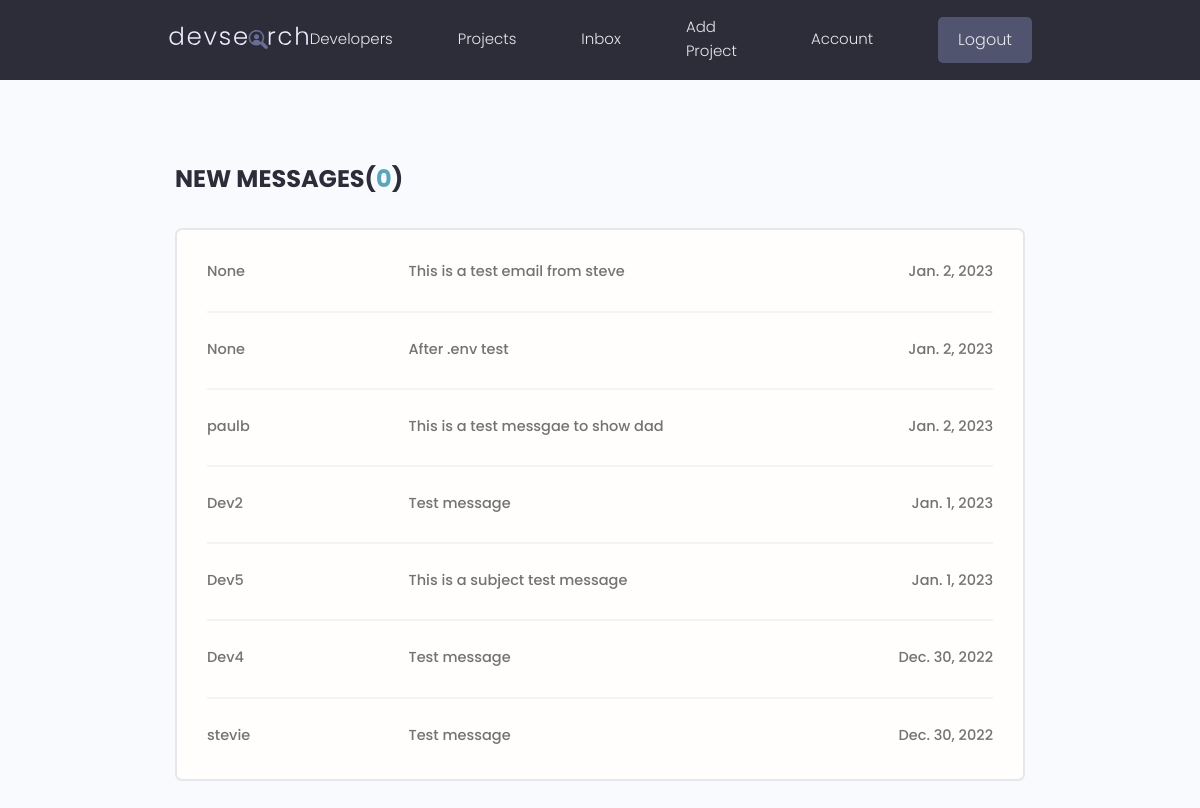
Page /inbox/ (signed in) on the earlier database version.
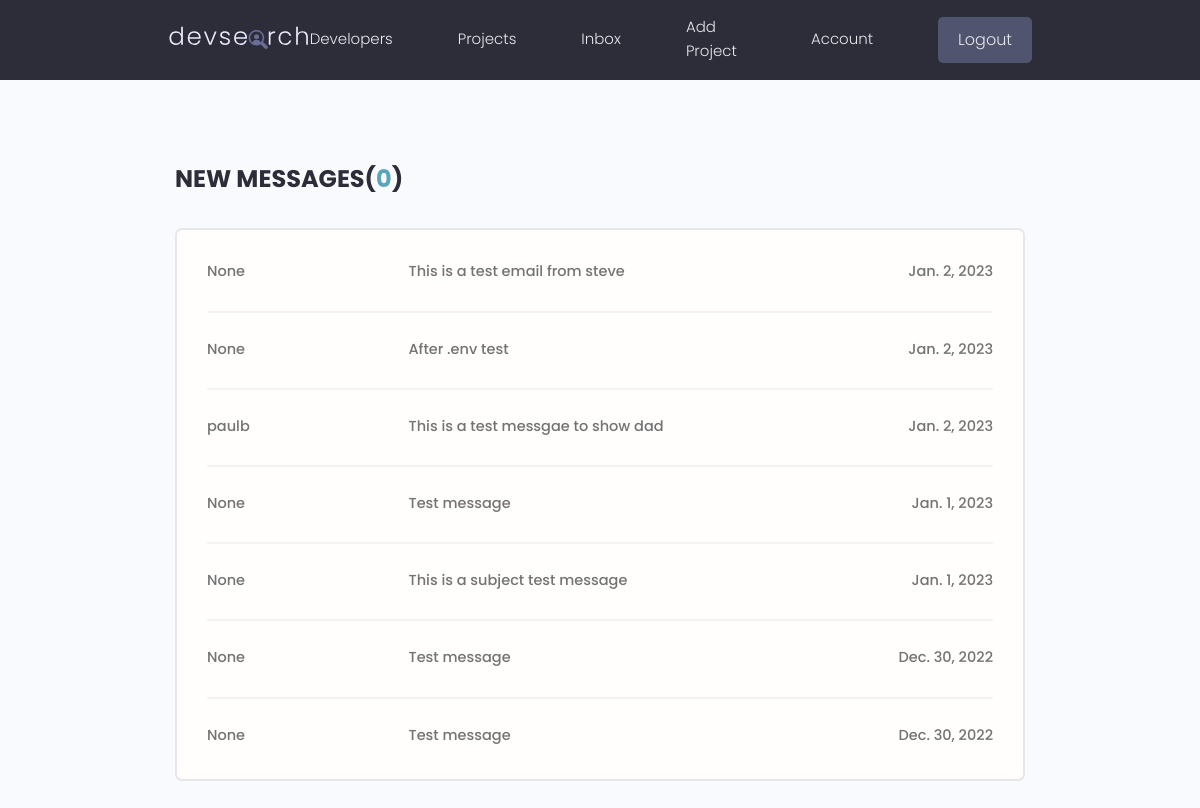
Same page on the later database version.
### users/models.py (models this page shows, shortened)
class Message(models.Model):
    sender = models.ForeignKey(Profile, null=True, blank=True, on_delete=models.SET_NULL)
    recipient = models.ForeignKey(Profile, null=True, blank=True, on_delete=models.SET_NULL, related_name="messages")
    name = models.CharField(max_length=200, null=True, blank=True)
    email = models.EmailField(max_length=200, null=True, blank=True)
    subject = models.CharField(max_length=200, null=True, blank=True)
    body = models.TextField()
    created = models.DateField(auto_now_add=True)
    is_read = models.BooleanField(default=False)
    id  = models.UUIDField(default=uuid.uuid4, unique=True, primary_key=True, editable=False)
    class Meta:
        ordering = ['is_read', '-created']

class Profile(models.Model):
    user = models.OneToOneField(User, on_delete=models.CASCADE, null=True, blank=True )
    first_name = models.CharField(max_length=100)
    last_name = models.CharField(max_length=100)
    username = models.CharField(max_length=80, null=True, blank=True)
    email = models.EmailField(max_length=80, null=True, blank=True)
    city = models.CharField(max_length=100)
    country = models.CharField(max_length=100)
    short_intro = models.CharField(max_length=200, blank=True, null=True)
    bio = models.TextField(blank=True, null=True)
    profile_image = models.ImageField(null=True, blank=True, upload_to='profile-pics/', default="profile-pics/user-default.png")
    social_github = models.CharField(max_length=200, blank=True, null=True)
    social_twitter = models.CharField(max_length=200, blank=True, null=True)
    social_linkedin = models.CharField(max_length=200, blank=True, null=True)
    social_youtube = models.CharField(max_length=200, blank=True, null=True)
    social_website = models.CharField(max_length=200, blank=True, null=True)
    created_date = models.DateTimeField(auto_now_add=True)
    id = models.UUIDField(default=uuid.uuid4, unique=True, primary_key=True, editable=False)
    def __str__(self):
        return str(self.username)
    class Meta:
        ordering = ['created_date']

### users/views.py (the view)
# urls.py: path('inbox/', views.inbox, name='inbox'),
@login_required(login_url='login')
def inbox(request):
    profile = request.user.profile
    messageRequest = profile.messages.all()
    unreadCount = messageRequest.filter(is_read=False).count()
    context = {'messageRequest': messageRequest,'unreadCount' : unreadCount}
    return render(request, 'users/inbox.html', context)

### users/templates/users/inbox.html
{% extends 'main.html' %}
{% block content %}
  <main class="inbox my-xl">
    <div class="content-box">
      <h3 class="inbox__title">New Messages(<span>{{unreadCount}}</span>)</h3>
      <ul class="messages">
        {% for message in messageRequest %}
        {% if message.is_read %}
        <li class="message message--read">
        {% else %}
        <li class="message message--unread">
        {% endif %}
          <a href="{% url 'message' message.id %}">
            <span class="message__author">{{message.sender}}</span>
            <span class="message__subject">{{message.subject}}</span>
            <span class="message__date">{{message.created}}</span>
          </a>
        </li>
        {% endfor %}
      </ul>
    </div>
  </main>
{% endblock %}

Differences in the rows shown:
changed Message (number 4 of 7 on the later page): sender "Dev2" → "None"
changed Message "This is a subject test message": sender "Dev5" → "None"
changed Message (number 6 of 7 on the later page): sender "Dev4" → "None"
changed Message (number 7 of 7 on the later page): sender "stevie" → "None"
